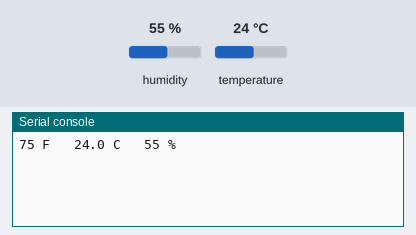
This program was run on a simulated Raspberry Pi Pico running MicroPython. Shown: the last lines printed to the serial console. Inputs (shaded band) come from the test bench; at power-on: humidity 55 %, temperature 24 °C.

Above: at 6.2 s.
6.3 s: humidity set to 22 %
At 7.6 s:
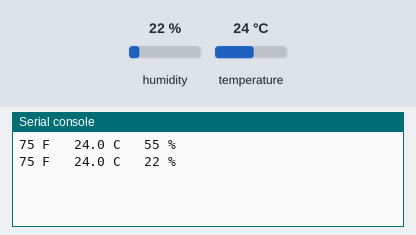
7.8 s: temperature set to 12 °C
At 8.5 s:
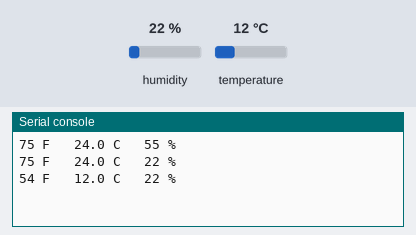
9.3 s: humidity set to 40 %
At 10.8 s:
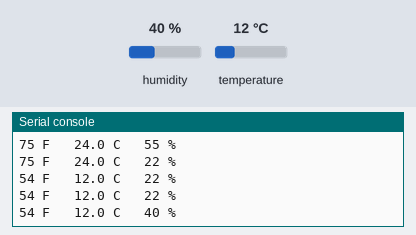
Timing chart, 0 to 12.3 s (numbered marks = the images above; inputs shaded):
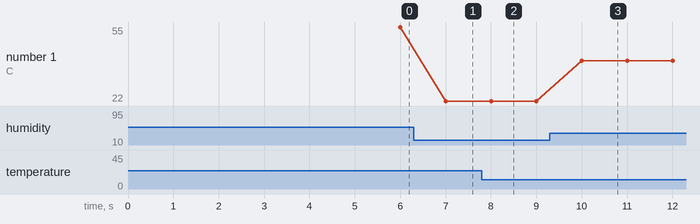

The program:

DHT-11Sensor.py
```python
'''
DHT11 sensor Temperature and Humidity sensor
How to access and read data from the sensor
Source:
https://www.amazon.com/s?k=%E2%80%8EB09TKTZMSL&crid=1QO56RZCKGA7X


This library appears to be from a ESP8266 library,
perhaps ported to work with the PICO.  Not sure of
origin.
'''
from machine import Pin
from time import sleep
from dht import DHT11, InvalidChecksum   #Import library for the DHT11 sensor


#Calibration Offset Variables
Temp_Offset_C   = 0    #set an amount to offset actual reading
Humidity_Offset = 0    #Same as above
Temperature_F = ""     #Create and preset the variables
Temperature_C = ""
Humidity      = ""


pin = Pin(22, Pin.OUT, Pin.PULL_DOWN)  #Setup the pin for communications with the DHT11
sensor = DHT11(pin)                    #Create the sensor object
sleep(5.0)                             #IMPORTANT - must sleep a min of 1 second to allow DHT11 to start up

while True:        #Loop until Reads <= zero
    sleep(1)         #Take a nap between readings - should be more than 1 second
    try:                                 #Use try with exception to bypass failed readings
        tc  = (sensor.temperature)       #Read the temp in celcius
        h = (sensor.humidity)            #Read the humidity
        tc = tc + Temp_Offset_C          #Perform calibration offset adjustments
        h  = h + Humidity_Offset
        h = round(h)                     #Refine the data
        tf = ((tc * 1.8)+32)             #Convert from celius to Fahrenheit for Americans
        tf = round(tf)                   #Refine the data
        Temperature_C = str(tc)          #convert into strings for display
        Temperature_F = str(tf)
        Humidity      = str(h)
    except:                              #not much we can do, but print fail
        print("read fail")
        pass

    print(Temperature_F,"F  ",Temperature_C,"C  ",  Humidity, "% ")


print("This is the end")
```

Measured:
- after the input at 6.3 s, the serial console: prints a new line after 0.70 s (image 1)
- after the input at 7.8 s, the serial console: prints a new line after 0.20 s (image 2)
- after the input at 9.3 s, the serial console: prints a new line after 0.70 s (image 3)
- plotted number 1: 55 → 22 after the input at 6.3 s, 22 → 40 after the input at 9.3 s
